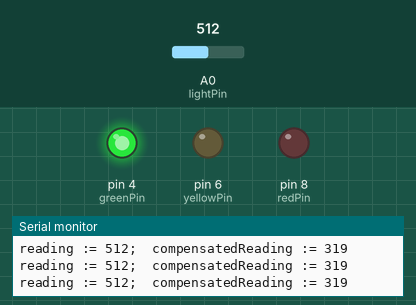
Bench run of a sketch on a simulated Arduino Uno, built with avr-gcc and run on an emulated ATmega328P. Shown: output pins drawn as LEDs (lit = HIGH), the last lines printed to the serial monitor. The inputs (shaded band) are chosen by the test bench; at power-on: A0 (lightPin) = 512.

Above: at 1.2 s.
1.3 s: A0 (lightPin) set to 597
4.3 s: A0 (lightPin) set to 632
At 4.66 s:
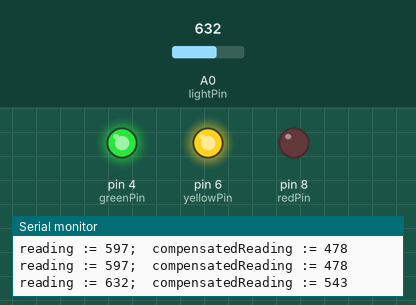
7.3 s: A0 (lightPin) set to 740
10.3 s: A0 (lightPin) set to 758
At 10.67 s:
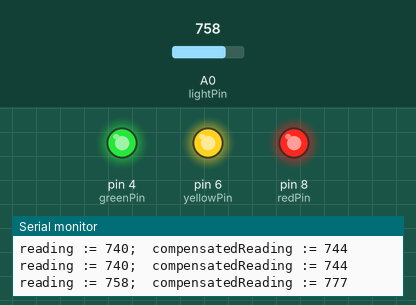
13.3 s: A0 (lightPin) set to 716
At 13.68 s:
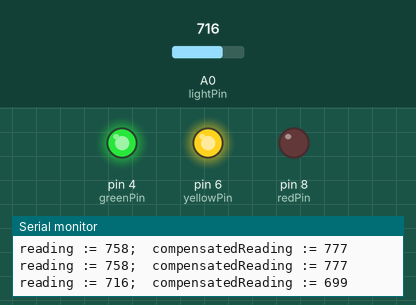
16.3 s: A0 (lightPin) set to 900
At 16.69 s:
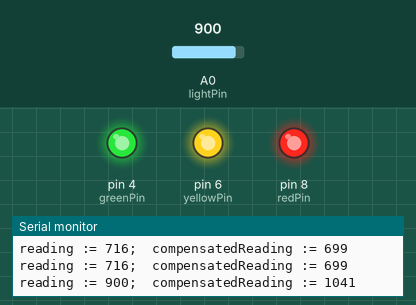
Timing chart, 0 to 19.3 s (numbered marks = the images above; inputs shaded):
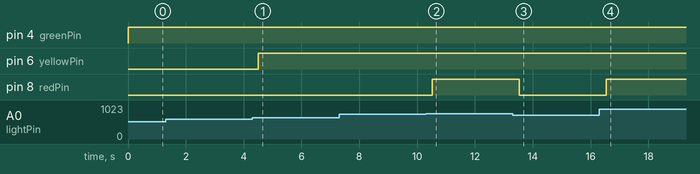

The sketch:

Adafruit_09_APL_a.ino
```cpp
/*
    Adafruit Arduino - Lesson 9. Sensing Light - LEDs
 As modified by MJG for the APL course.
 $Id: Adafruit_09_APL_a.ino,v 1.6 2014/03/04 00:20:49 gralimj1 Exp gralimj1 $
 */

int lightPin = 0;
int lightMin = 340; // The smallest value measured
int lightMax = 890; // The largest value measured
int redPin = 8;
int yellowPin = 6;
int greenPin = 4;
float potMax = 1023.0;  // The largest value possible
float potMin = 0.0;     // The smallest value possible
float numLEDs = 3.0;    // How many LEDs we have.
int stepSize = int(potMax/(numLEDs + 1.0));

void setup()
{
  pinMode(redPin, OUTPUT);
  pinMode(yellowPin, OUTPUT);
  pinMode(greenPin, OUTPUT);
  all_off;
  Serial.begin(9600);
}

void loop()
{
  int reading = analogRead(lightPin);
  int compensatedReading = map (reading, lightMin, lightMax, potMin, potMax);
  if (true)
  {
    Serial.print("reading := ");
    Serial.print(reading);
    Serial.print(";  compensatedReading := ");
    Serial.print(compensatedReading);
    Serial.println();
  }
  if (compensatedReading >= stepSize) {
    digitalWrite(greenPin,HIGH);
    if (compensatedReading >= (stepSize<<1)) {
      digitalWrite(yellowPin,HIGH);
      if (compensatedReading >= (3*stepSize)) {
        digitalWrite(redPin,HIGH);
      }
    }
  }
  delay (300);
  all_off ();
}

void all_off () {
  digitalWrite(redPin, LOW);
  digitalWrite(yellowPin, LOW);
  digitalWrite(greenPin, LOW);
}
```

Measured:
- the behaviour switches between 614 and 615 on A0 (lightPin) (found by bisection; images 0 and 1)
- the behaviour switches between 751 and 752 on A0 (lightPin) (found by bisection; images 1 and 2)
- after the input at 4.3 s, pin 6 (yellowPin): LOW → HIGH after 0.21 s
- after the input at 10.3 s, pin 8 (redPin): LOW → HIGH after 0.23 s
- after the input at 13.3 s, pin 8 (redPin): HIGH → LOW after 0.24 s
- after the input at 16.3 s, pin 8 (redPin): LOW → HIGH after 0.25 s
